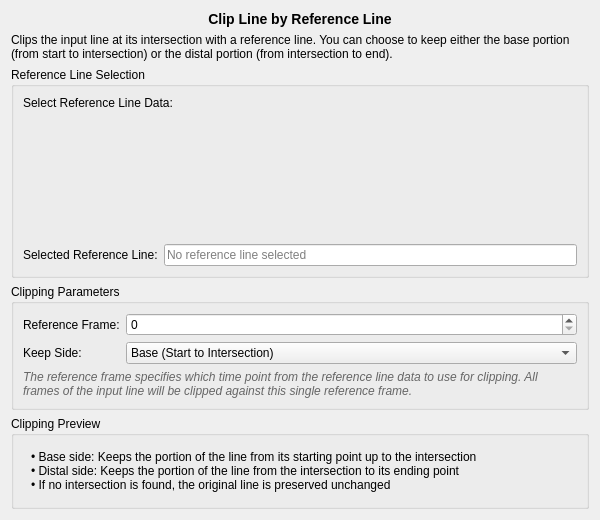
<?xml version="1.0" encoding="UTF-8"?>
<ui version="4.0">
 <class>LineClip_Widget</class>
 <widget class="QWidget" name="LineClip_Widget">
  <property name="geometry">
   <rect>
    <x>0</x>
    <y>0</y>
    <width>600</width>
    <height>500</height>
   </rect>
  </property>
  <property name="windowTitle">
   <string>Clip Line by Reference Line</string>
  </property>
  <layout class="QVBoxLayout" name="verticalLayout">
   <item>
    <widget class="QLabel" name="titleLabel">
     <property name="text">
      <string>Clip Line by Reference Line</string>
     </property>
     <property name="alignment">
      <set>Qt::AlignCenter</set>
     </property>
     <property name="margin">
      <number>5</number>
     </property>
     <property name="styleSheet">
      <string>font-weight: bold; font-size: 14px;</string>
     </property>
    </widget>
   </item>
   
   <item>
    <widget class="QLabel" name="descriptionLabel">
     <property name="text">
      <string>Clips the input line at its intersection with a reference line. You can choose to keep either the base portion (from start to intersection) or the distal portion (from intersection to end).</string>
     </property>
     <property name="wordWrap">
      <bool>true</bool>
     </property>
     <property name="margin">
      <number>5</number>
     </property>
    </widget>
   </item>
   
   <item>
    <widget class="QGroupBox" name="referenceLineGroupBox">
     <property name="title">
      <string>Reference Line Selection</string>
     </property>
     <layout class="QVBoxLayout" name="referenceLineLayout">
      <item>
       <widget class="QLabel" name="referenceLineLabel">
        <property name="text">
         <string>Select Reference Line Data:</string>
        </property>
       </widget>
      </item>
      <item>
       <widget class="Feature_Table_Widget" name="line_feature_table_widget" native="true">
        <property name="minimumSize">
         <size>
          <width>0</width>
          <height>150</height>
         </size>
        </property>
       </widget>
      </item>
      <item>
       <layout class="QHBoxLayout" name="selectedLineLayout">
        <item>
         <widget class="QLabel" name="selectedLineLabel">
          <property name="text">
           <string>Selected Reference Line:</string>
          </property>
         </widget>
        </item>
        <item>
         <widget class="QLineEdit" name="selectedLineLineEdit">
          <property name="readOnly">
           <bool>true</bool>
          </property>
          <property name="placeholderText">
           <string>No reference line selected</string>
          </property>
         </widget>
        </item>
       </layout>
      </item>
     </layout>
    </widget>
   </item>
   
   <item>
    <widget class="QGroupBox" name="parametersGroupBox">
     <property name="title">
      <string>Clipping Parameters</string>
     </property>
     <layout class="QFormLayout" name="parametersFormLayout">
      <item row="0" column="0">
       <widget class="QLabel" name="referenceFrameLabel">
        <property name="text">
         <string>Reference Frame:</string>
        </property>
       </widget>
      </item>
      <item row="0" column="1">
       <widget class="QSpinBox" name="referenceFrameSpinBox">
        <property name="minimum">
         <number>0</number>
        </property>
        <property name="maximum">
         <number>999999</number>
        </property>
        <property name="value">
         <number>0</number>
        </property>
       </widget>
      </item>
      
      <item row="1" column="0">
       <widget class="QLabel" name="clipSideLabel">
        <property name="text">
         <string>Keep Side:</string>
        </property>
       </widget>
      </item>
      <item row="1" column="1">
       <widget class="QComboBox" name="clipSideComboBox">
        <item>
         <property name="text">
          <string>Base (Start to Intersection)</string>
         </property>
        </item>
        <item>
         <property name="text">
          <string>Distal (Intersection to End)</string>
         </property>
        </item>
       </widget>
      </item>
      
      <item row="2" column="0" colspan="2">
       <widget class="QLabel" name="frameDescriptionLabel">
        <property name="text">
         <string>The reference frame specifies which time point from the reference line data to use for clipping. All frames of the input line will be clipped against this single reference frame.</string>
        </property>
        <property name="wordWrap">
         <bool>true</bool>
        </property>
        <property name="styleSheet">
         <string>color: #666; font-style: italic;</string>
        </property>
       </widget>
      </item>
     </layout>
    </widget>
   </item>
   
   <item>
    <widget class="QGroupBox" name="previewGroupBox">
     <property name="title">
      <string>Clipping Preview</string>
     </property>
     <layout class="QVBoxLayout" name="previewLayout">
      <item>
       <widget class="QLabel" name="previewLabel">
        <property name="text">
         <string>• Base side: Keeps the portion of the line from its starting point up to the intersection
• Distal side: Keeps the portion of the line from the intersection to its ending point
• If no intersection is found, the original line is preserved unchanged</string>
        </property>
        <property name="wordWrap">
         <bool>true</bool>
        </property>
        <property name="styleSheet">
         <string>margin: 5px;</string>
        </property>
       </widget>
      </item>
     </layout>
    </widget>
   </item>
   
   <item>
    <spacer name="verticalSpacer">
     <property name="orientation">
      <enum>Qt::Vertical</enum>
     </property>
     <property name="sizeHint" stdset="0">
      <size>
       <width>20</width>
       <height>40</height>
      </size>
     </property>
    </spacer>
   </item>
  </layout>
 </widget>
 <customwidgets>
  <customwidget>
   <class>Feature_Table_Widget</class>
   <extends>QWidget</extends>
   <header>Feature_Table_Widget/Feature_Table_Widget.hpp</header>
   <container>1</container>
  </customwidget>
 </customwidgets>
 <resources/>
 <connections/>
</ui> 
